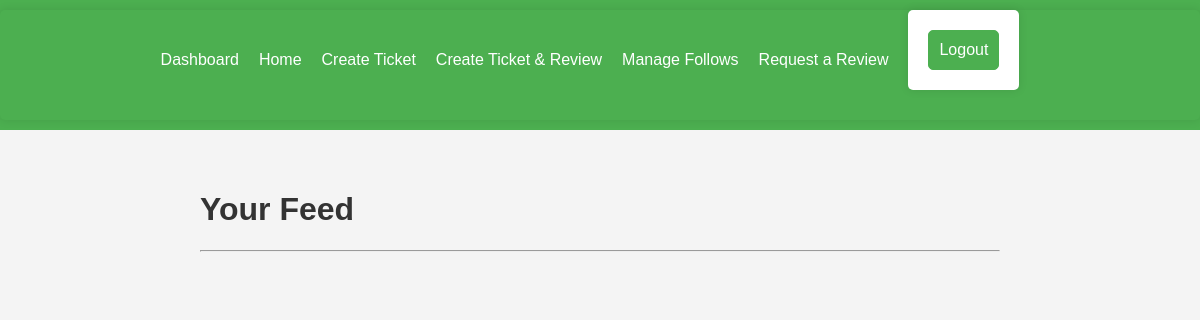
/feed/ (signed in), run on an earlier commit of the app's database.
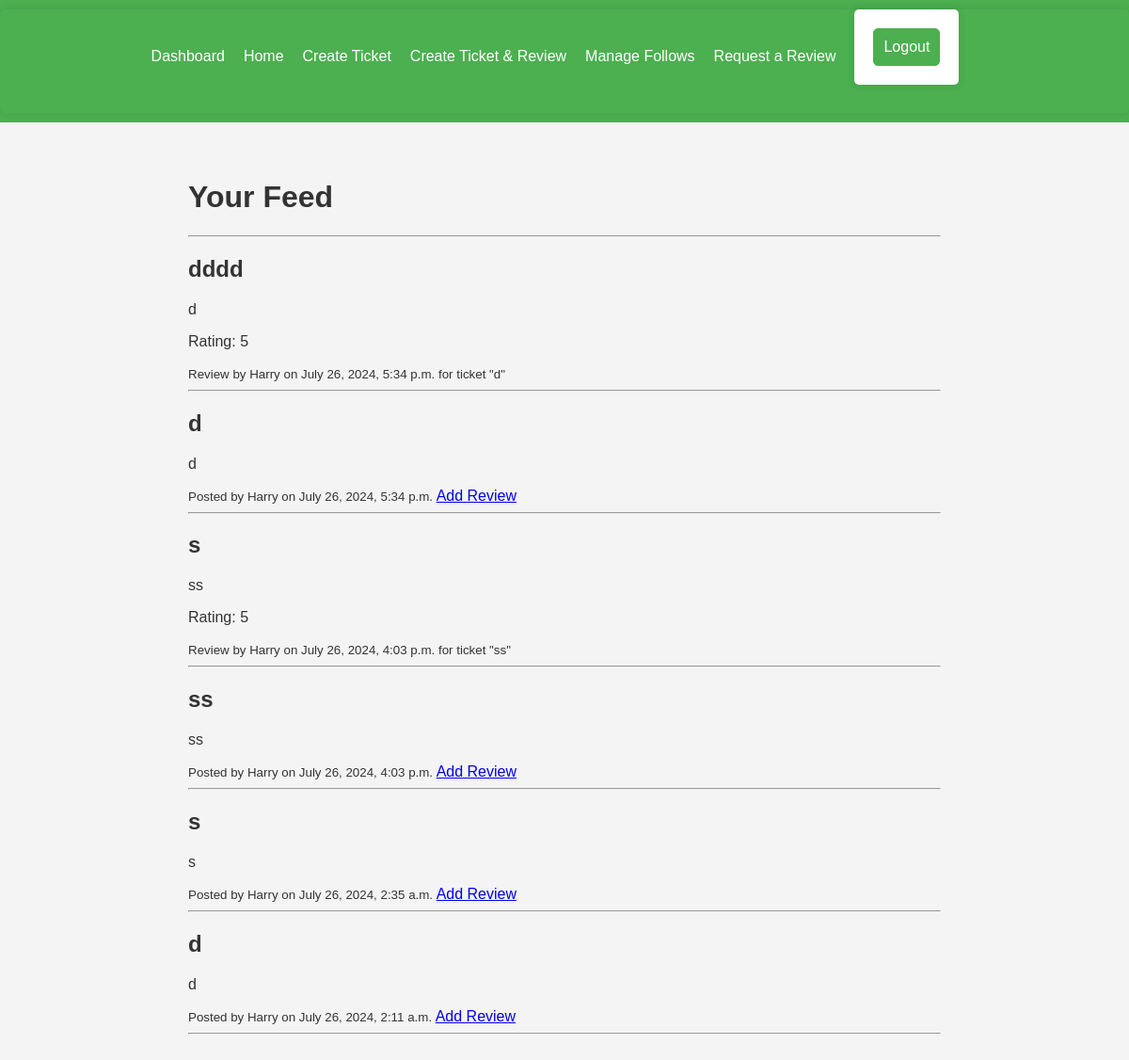
And on a later commit of the database.
### myapp/models.py (models this page shows, shortened)
class Review(models.Model):
    ticket = models.ForeignKey(to=Ticket, on_delete=models.CASCADE)
    rating = models.PositiveSmallIntegerField(
        validators=[MinValueValidator(0), MaxValueValidator(5)]
    )
    headline = models.CharField(max_length=128)
    body = models.TextField(max_length=8192, blank=True)
    user = models.ForeignKey(to=settings.AUTH_USER_MODEL, on_delete=models.CASCADE)
    time_created = models.DateTimeField(auto_now_add=True)

class Ticket(models.Model):
    title = models.CharField(max_length=128)
    description = models.TextField(max_length=2048, blank=True)
    user = models.ForeignKey(to=settings.AUTH_USER_MODEL, on_delete=models.CASCADE)
    image = models.ImageField(upload_to="tickets/", null=True, blank=True)
    time_created = models.DateTimeField(auto_now_add=True)

### myapp/views.py (the view)
# urls.py: path("feed/", views.feed, name="feed"),
@login_required
def feed(request):
    following_users = [follow.followed_user for follow in request.user.following.all()]
    tickets = Ticket.objects.filter(user__in=following_users).order_by("-time_created")
    reviews = Review.objects.filter(user__in=following_users).order_by("-time_created")
    combined = sorted(
        list(tickets) + list(reviews), key=lambda x: x.time_created, reverse=True
    )
    return render(
        request, "feed.html", {"combined": combined, "media_url": settings.MEDIA_URL}
    )

### myapp/context_processors.py (called while the page is built)
def media_url(request):
    return {"media_url": settings.MEDIA_URL}

### myapp/templates/feed.html (shortened to what this page needs)
{% extends 'base.html' %}
{% block content %}
<h1>Your Feed</h1>
<hr>
{% for item in combined %}
    {% if item.title %}
        <div>
            <h2>{{ item.title }}</h2>
            <p>{{ item.description }}</p>
            <small>Posted by {{ item.user.username }} on {{ item.time_created }}</small>
            <a href="{% url 'myapp:create_review' item.id %}">Add Review</a>
        </div>
    {% else %}
        <div>
            <h2>{{ item.headline }}</h2>
            <p>{{ item.body }}</p>
            <p>Rating: {{ item.rating }}</p>
            <small>Review by {{ item.user.username }} on {{ item.time_created }} for ticket "{{ item.ticket.title }}"</small>
        </div>
    {% endif %}
    <hr>
{% endfor %}
{% endblock %}

What changed in the data, as far as the page shows it:
added Review: headline "dddd", body "d", rating "5", user.username "Harry", time_created "July 26, 2024, 5:34 p.m.", ticket "d"
added Ticket: title "d", description "d", user.username "Harry", time_created "July 26, 2024, 5:34 p.m."
added Review: headline "s", body "ss", rating "5", user.username "Harry", time_created "July 26, 2024, 4:03 p.m.", ticket "ss"
added Ticket: title "ss", description "ss", user.username "Harry", time_created "July 26, 2024, 4:03 p.m."
added Ticket: title "s", description "s", user.username "Harry", time_created "July 26, 2024, 2:35 a.m."
added Ticket: title "d", description "d", user.username "Harry", time_created "July 26, 2024, 2:11 a.m."
